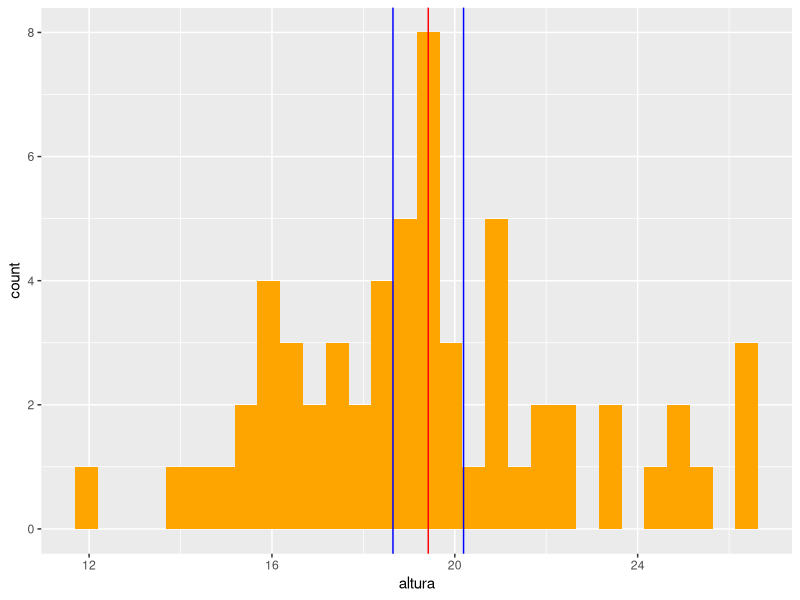
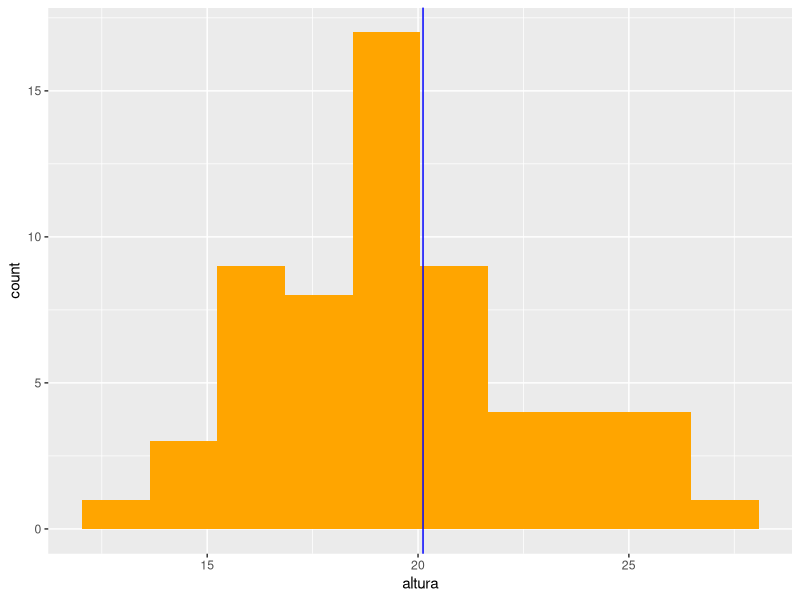
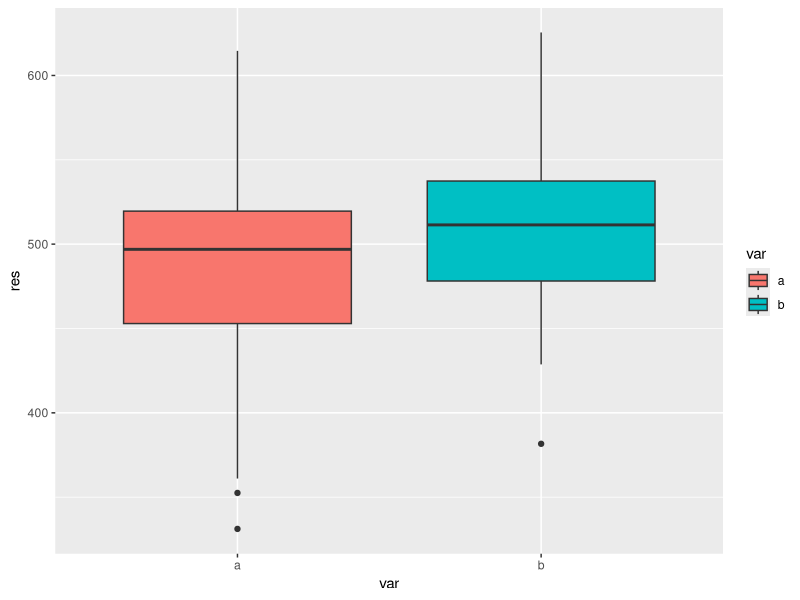

Write the R code that produced these figures, in order.
#1.-----------------------------------------------------------------------------
#intervalo de confiança para altura, 7% significancia, histograma da variavel
#com a media e os limites
bd1=read.csv('ex1-3110.csv', sep=',', dec='.')
bd1
t.test(bd1$altura, conf.level=0.93)

install.packages("ggplot2")
library(ggplot2)

ggplot(bd1, aes(altura))+geom_histogram(fill='orange')+
  geom_vline(xintercept=mean(bd1$altura), col='red')+
  geom_vline(xintercept=c(18.64731,20.19142), col='blue')


#2.-----------------------------------------------------------------------------
#200 equip, uns funfa outros nao, estimativa de quebrados, e proporçao de
#confiança com significancia de 3%
(bd2=read.csv('ex2-3110.csv', sep=',', dec='.'))
table(bd2$amostra)
prop.test(107,200,conf.level=0.97)


#3.-----------------------------------------------------------------------------
#da pra falar q a vdd media é menor q 21, considerando significancia 5%, 
#histograma e com o limite superior
#H0: media=21
#H1: media<21
t.test(bd1$altura, alternative='less', mu=21, conf.level=0.95)
#p-value=0.000185 < alfa=0.05, rejeita H0, entao a media é menor q 21
ggplot(bd1, aes(altura))+geom_histogram(bins=10,fill='orange')+
  geom_vline(xintercept=20.11849, col='blue')


#4.-----------------------------------------------------------------------------
#ex2 pode falar q a prop de equip quebrado é diferente de 60%, conf de 98%
#H0: prop=0.6
#H1: prop!=0.6
prop.test(107, 200, alternative='two.side', p=0.6, conf.level=0.98)
#p-value=0.0712 > alfa=0.02, entao nao rejeita nem afirma nada


#5.-----------------------------------------------------------------------------
#box plot comparando o resultado, qual é mais resistente, significancia de 94%
(bd5=read.csv('ex5-3110.csv', sep=',', dec='.'))
t.test(bd5$temperaturaA, conf.level=0.06)
t.test(bd5$temperaturaB, conf.level=0.06)
#B é mais resistente
(var=c(rep('a',60),rep('b',60)))
(plotbd=data.frame(var=var, res=c(bd5$temperaturaA,bd5$temperaturaB)))
#ou
as.data.frame(rbind(cbind(bd5$temperaturaA, 'a'), cbind(bd5$temperaturaB, 'b')))
ggplot(plotbd, aes(x=var, y=res, fill=var))+geom_boxplot()
       
       
